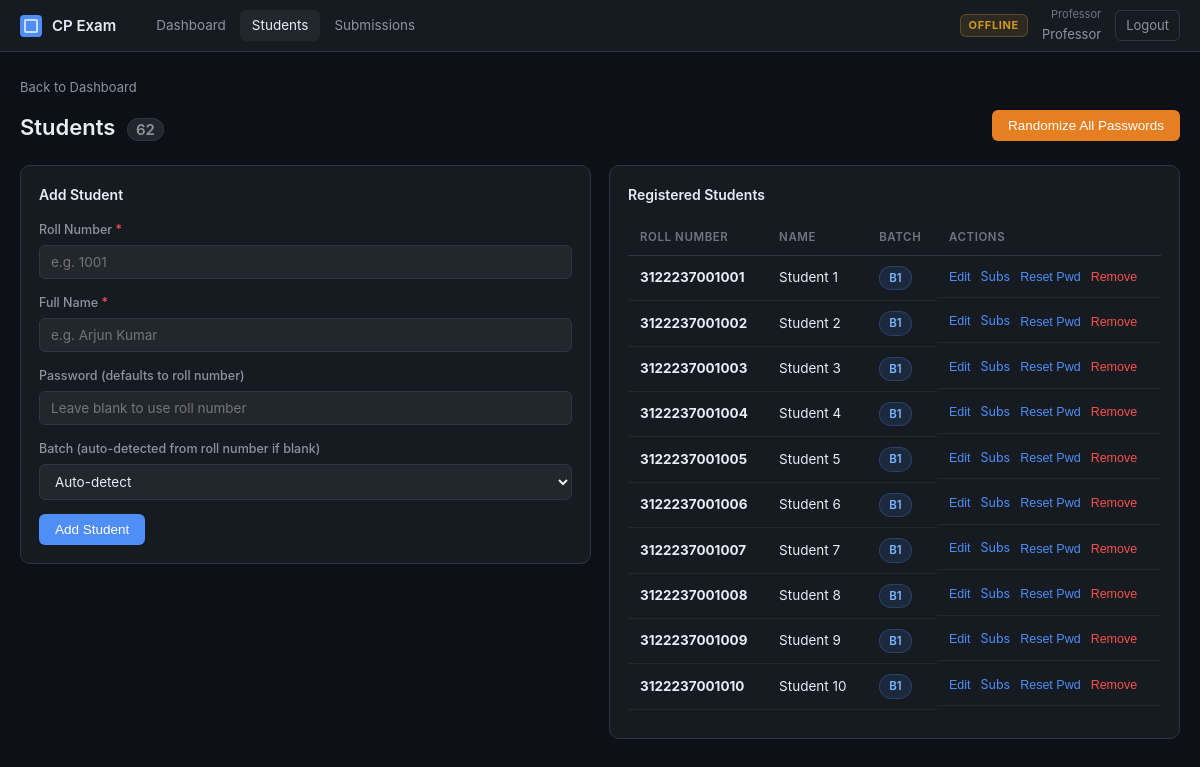
/admin/students (signed in), run on the app's committed database.
### tables this page shows
CREATE TABLE users (
            id INTEGER PRIMARY KEY AUTOINCREMENT,
            roll_number TEXT UNIQUE NOT NULL,
            name TEXT NOT NULL,
            password TEXT NOT NULL,
            role TEXT DEFAULT 'student'
        , batch TEXT);

### app.py (the view, shortened to what this page needs)
@app.route("/admin/students", methods=["GET","POST"])
def manage_students():
    if session.get("role") != "admin":
        return redirect(url_for("login"))
    conn = get_db()
    students = conn.execute(
        "SELECT * FROM users WHERE role='student' ORDER BY roll_number"
    ).fetchall()
    conn.close()
    return render_template("admin/students.html", students=students)

### app.py (called while the page is built)
def get_db():
    conn = sqlite3.connect(DB)
    conn.row_factory = sqlite3.Row
    conn.execute("PRAGMA journal_mode=WAL")
    conn.execute("PRAGMA busy_timeout=5000")
    return conn

### templates/admin/students.html (shortened to what this page needs)
{% extends "base.html" %}
{% block content %}
<div class="content-wide">
  <a href="/admin" class="back-link">Back to Dashboard</a>
  <div class="page-header">
    <h1 class="page-title">Students <span class="count-badge lg">{{ students|length }}</span></h1>
    <form method="POST" action="/admin/randomize_passwords"
          onsubmit="return confirm('Generate new random 4-letter passwords for ALL students? Current passwords will be replaced.')">
      <button type="submit" class="btn-primary" style="background:var(--orange,#e67e22);">
        Randomize All Passwords
      </button>
    </form>
  </div>
  <div class="two-col top-align">
    <div class="card">
      <h3 class="card-title mb-2">Add Student</h3>
      <form method="POST">
        <div class="field">
          <label>Roll Number <span class="req">*</span></label>
          <input type="text" name="roll_number" required placeholder="e.g. 1001"/>
        </div>
        <div class="field">
          <label>Full Name <span class="req">*</span></label>
          <input type="text" name="name" required placeholder="e.g. Arjun Kumar"/>
        </div>
        <div class="field">
          <label>Password <span class="dim">(defaults to roll number)</span></label>
          <input type="text" name="password" placeholder="Leave blank to use roll number"/>
        </div>
        <div class="field">
          <label>Batch <span class="dim">(auto-detected from roll number if blank)</span></label>
          <select name="batch">
            <option value="">Auto-detect</option>
          </select>
        </div>
        <button type="submit" class="btn-primary">Add Student</button>
      </form>
    </div>
    <div class="card">
      <h3 class="card-title mb-2">Registered Students</h3>
      {% if students %}
      <div class="student-list">
        <table class="data-table">
          <thead>
            <tr><th>Roll Number</th><th>Name</th><th>Batch</th><th>Actions</th></tr>
          </thead>
          <tbody>
            {% for s in students %}
            <tr id="row-{{ s['id'] }}">
              <td><strong>{{ s['roll_number'] }}</strong></td>
              <td id="name-{{ s['id'] }}">{{ s['name'] }}</td>
              <td>
                {% if s['batch'] == 'batch1' %}<span class="batch-tag b1">B1</span>
                {% elif s['batch'] == 'batch2' %}<span class="batch-tag b2">B2</span>
                {% else %}<span class="dim sm">—</span>{% endif %}
              </td>
              <td class="action-cell">
                <button type="button" class="tbl-link"
                        onclick="toggleEdit({{ s['id'] }}, '{{ s['name']|e }}', '{{ s['batch'] or '' }}')">
                  Edit
                </button>
                <a href="/admin/submissions?student_id={{ s['id'] }}" class="tbl-link">Subs</a>
                <form method="POST" action="/admin/student/{{ s['id'] }}/reset_password" style="display:inline">
                  <button type="submit" class="tbl-link">Reset Pwd</button>
                </form>
                <form method="POST" action="/admin/student/{{ s['id'] }}/delete" style="display:inline"
                      onsubmit="return confirm('Remove {{ s['name']|e }}?')">
                  <button type="submit" class="tbl-link tbl-link-danger">Remove</button>
                </form>
              </td>
            </tr>
            {% endfor %}
          </tbody>
        </table>
      </div>
      {% else %}
      <p class="dim">No students registered.</p>
      {% endif %}
    </div>
  </div>
</div>
{% endblock %}

### templates/base.html (shortened to what this page needs)
<!DOCTYPE html>
<html lang="en">
<head>
<link rel="stylesheet" href="/static/codemirror/codemirror.min.css"/>
<link rel="stylesheet" href="/static/codemirror/theme/dracula.min.css"/>
<link rel="stylesheet" href="/static/css/style.css"/>
</head>
<body>
<nav class="topbar">
  <div class="topbar-left">
    <div class="topbar-brand">
      <span class="brand-mark"></span>
      <span class="brand-name">CP Exam</span>
    </div>
    {% if session.get('role') == 'admin' %}
    <div class="topbar-nav">
      <a href="/admin" class="nav-link {% if request.path == '/admin' %}active{% endif %}">Dashboard</a>
      <a href="/admin/students" class="nav-link {% if '/students' in request.path %}active{% endif %}">Students</a>
      <a href="/admin/submissions" class="nav-link {% if '/submissions' in request.path %}active{% endif %}">Submissions</a>
    </div>
    {% endif %}
  </div>
  <div class="topbar-right">
    {% if session.get('name') %}
    <div class="offline-tag">OFFLINE</div>
    <div class="user-info">
      <span class="user-role">{{ 'Professor' if session.get('role') == 'admin' else 'Student' }}</span>
      <span class="user-name">{{ session['name'] }}{% if session.get('role') != 'admin' %} &middot; {{ session['roll'] }}{% endif %}</span>
    </div>
    <a href="/logout" class="btn-logout">Logout</a>
    {% endif %}
  </div>
</nav>
<div class="page-wrap">
{% block content %}{% endblock %}
</div>
</body>
</html>

### data on the page
users: roll_number "3122237001001", name "Student 1", batch "B1"
users: roll_number "3122237001002", name "Student 2", batch "B1"
users: roll_number "3122237001003", name "Student 3", batch "B1"
users: roll_number "3122237001004", name "Student 4", batch "B1"
users: roll_number "3122237001005", name "Student 5", batch "B1"
users: roll_number "3122237001006", name "Student 6", batch "B1"
users: roll_number "3122237001007", name "Student 7", batch "B1"
users: roll_number "3122237001008", name "Student 8", batch "B1"
users: roll_number "3122237001009", name "Student 9", batch "B1"
users: roll_number "3122237001010", name "Student 10", batch "B1"

### other printed values
{{ 'Professor' if session.get('role') == 'admin' else 'Student' }} "Professor"
{{ session['name'] }} "Professor"
{{ students|length }} "62"
